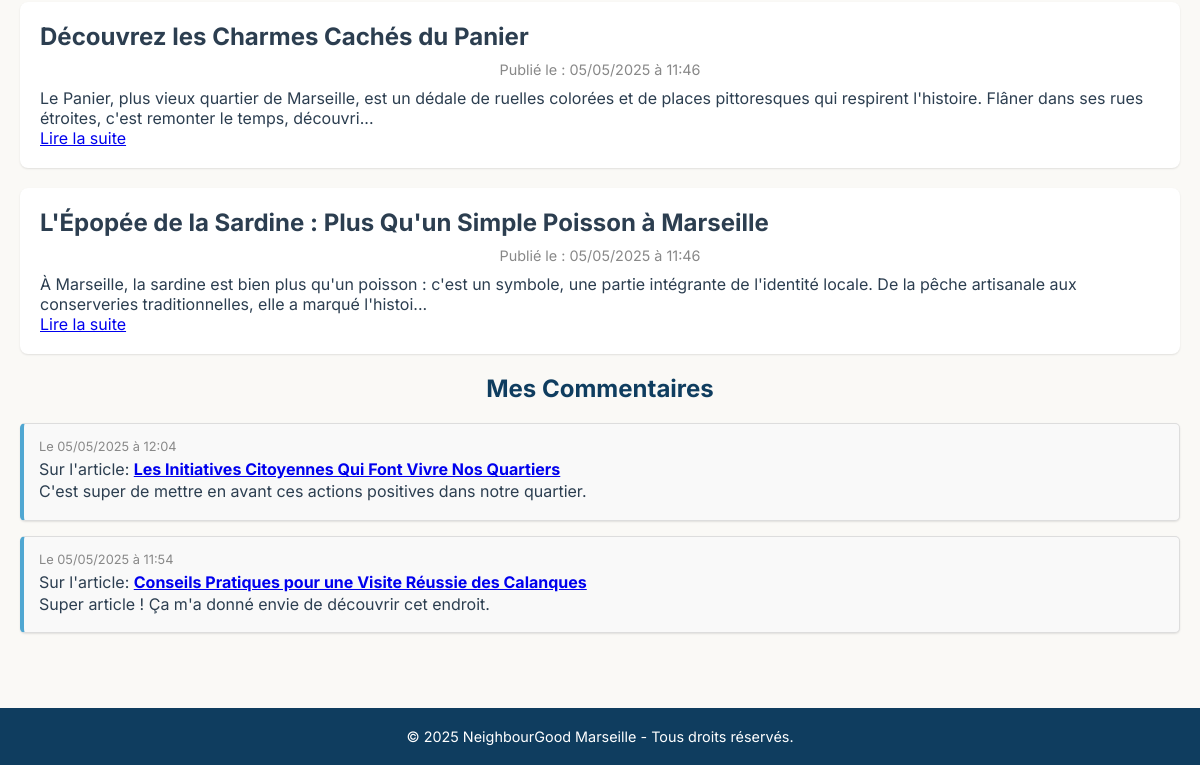
/ctrl/profile.php (signed in, lower part), run on an earlier commit of the app's database.
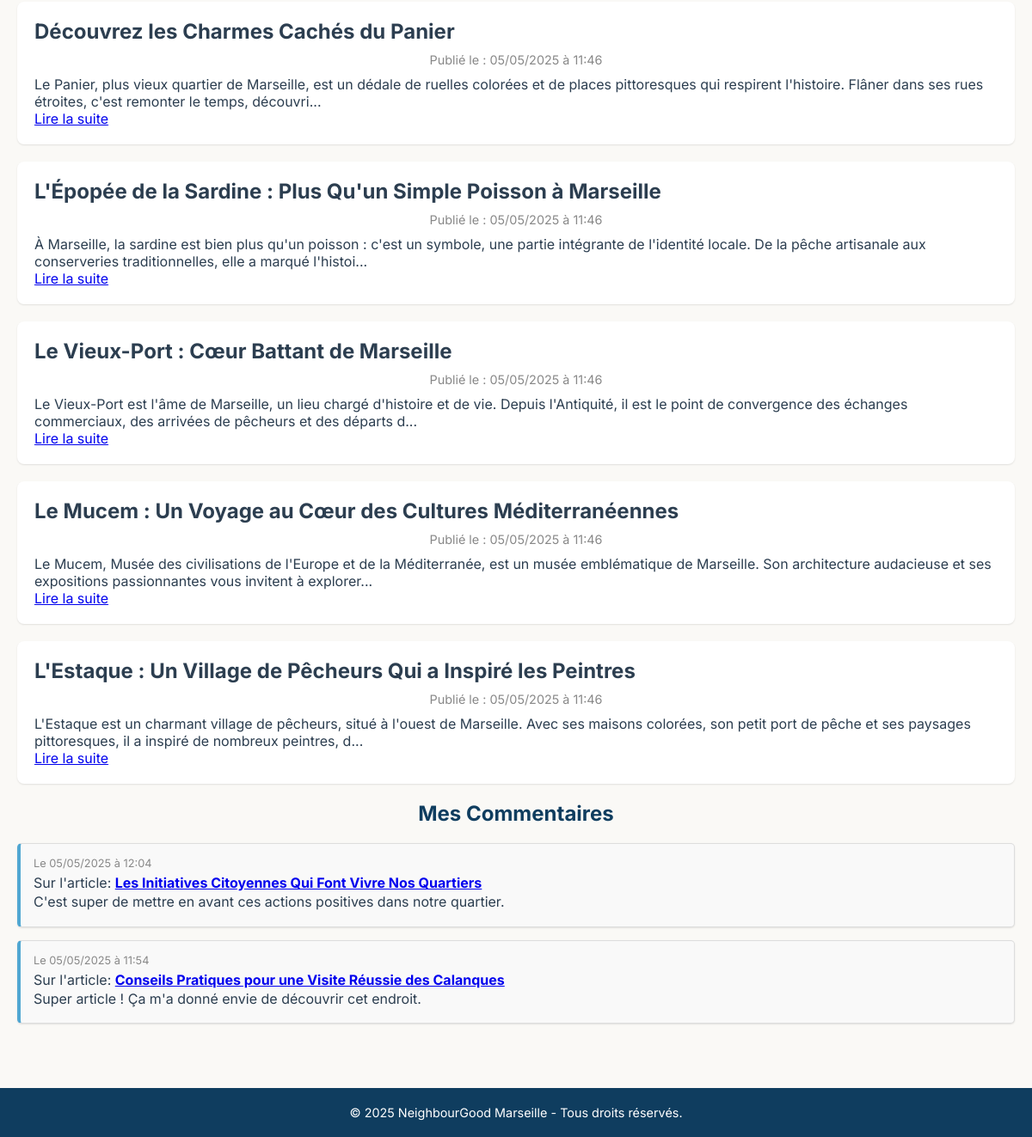
And on a later commit of the database.
### tables this page shows
CREATE TABLE article (
    id INT UNSIGNED AUTO_INCREMENT PRIMARY KEY
    ,title VARCHAR(255) NOT NULL COMMENT 'Titre'
    ,content TEXT NOT NULL COMMENT 'Contenu article'
    ,created_at TIMESTAMP DEFAULT CURRENT_TIMESTAMP
    ,published_at TIMESTAMP DEFAULT CURRENT_TIMESTAMP
    ,updated_at TIMESTAMP DEFAULT CURRENT_TIMESTAMP ON UPDATE CURRENT_TIMESTAMP
    ,account_id INT UNSIGNED NOT NULL COMMENT 'ID Auteur'
    ,category_id INT UNSIGNED DEFAULT NULL COMMENT 'ID Catégorie'
    ,is_published BOOLEAN DEFAULT FALSE
    ,FOREIGN KEY (account_id) REFERENCES account(id)
    ,FOREIGN KEY (category_id) REFERENCES category(id)
);

CREATE TABLE comment (
    id INT UNSIGNED AUTO_INCREMENT PRIMARY KEY
    ,article_id INT UNSIGNED NOT NULL 
    ,account_id INT UNSIGNED NOT NULL 
    ,content TEXT NOT NULL
    ,created_at TIMESTAMP DEFAULT CURRENT_TIMESTAMP
    ,updated_at TIMESTAMP DEFAULT CURRENT_TIMESTAMP ON UPDATE CURRENT_TIMESTAMP
    ,is_approved BOOLEAN DEFAULT TRUE
);

### ctrl/profile.php (called while the page is built, shortened)
<?php
require_once $_SERVER['DOCUMENT_ROOT'] . '/ctrl/_core/ctrl.php';
require_once $_SERVER['DOCUMENT_ROOT'] . '/model/lib/blog.php';
class Profile extends Ctrl
{
    public function getPageTitle(): ?string
    {
        return 'Profil';
    }
    public function do(): void
    {
        $id = $_SESSION['user']['id'];
        $articlesByAccount = LibBlog::listArticleByAccount($id);
        $commentsByAccount = LibBlog::listCommentByAccount($id);
    }
}
$ctrl = new Profile();
$ctrl->execute();

### model/lib/db.php (called while the page is built, shortened)
<?php
class Lib
{
    public static function connect(): PDO
    {
        $db = parse_ini_file($_SERVER['DOCUMENT_ROOT'] . '/cfg/db.ini');
        $dsn = 'mysql:host=' . $db['host'] . ';port=' . $db['port'] . ';dbname=' . $db['name'];
        $pdo = new PDO($dsn, $db['user'], $db['password']);
        return $pdo;
    }
}

### model/lib/blog.php (called while the page is built, shortened)
<?php
require_once $_SERVER['DOCUMENT_ROOT'] . '/model/lib/db.php';
class blog
{
    public static function listArticleByAccount($id): array
    {
        $query = 'SELECT article.id, article.title, article.content, article.created_at, article.published_at, article.updated_at, article.account_id, article.category_id, article.is_published';
        $query .= ' FROM article JOIN account ON article.account_id = account.id';
        $query .= ' WHERE account_id = :id  ORDER BY created_at DESC;';
        $statement = LibDb::connect()->prepare($query);
        $statement->bindParam(':id', $id);
        $statement->execute();
        $listArticleByAccount = $statement->fetchAll(PDO::FETCH_ASSOC);
        return $listArticleByAccount;
    }
    public static function listCommentByAccount($id): array
    {
        $query = 'SELECT comment.id, comment.article_id, comment.account_id, comment.content, comment.created_at, comment.updated_at, comment.is_approved FROM comment';
        $query .= ' JOIN account ON comment.account_id = account.id';
        $query .= ' WHERE account_id = :id  ORDER BY created_at DESC;';
        $statement = LibDb::connect()->prepare($query);
        $statement->bindParam(':id', $id);
        $statement->execute();
        $listCommentByAccount = $statement->fetchAll(PDO::FETCH_ASSOC);
        return $listCommentByAccount;
    }
}

### view/profile.php (the view, shortened to what this page needs)
<main>
     <section>
        <?php if (!empty($args['articlesByAccount'])): ?>
            <ul class="article-list">
                <?php foreach ($args['articlesByAccount'] as $article): ?>
                    <li class="article-item">
                        <h3><a href="/ctrl/article-show.php?id=<?= $article['id'] ?>"><?= $article['title'] ?></a></h3>
                        <p class="publish-date">Publié le : <?= date('d/m/Y à H:i', strtotime($article['published_at'])) ?></p>
                        <p><?= substr(nl2br($article['content']), 0, 200) ?>...</p>
                        <p><a href="/ctrl/article-show.php?id=<?= $article['id'] ?>">Lire la suite</a></p>
                    </li>
                <?php endforeach; ?>
            </ul>
        <?php else: ?>
            <p>Vous n'avez pas encore publié d'articles.</p>
        <?php endif; ?>
    </section>
    <section>
        <h2>Mes Commentaires</h2>
        <?php if (!empty($args['commentsByAccount'])): ?>
            <ul class="comment-list">
                <?php foreach ($args['commentsByAccount'] as $comment): ?>
                    <li class="comment-item">
                        <p class="comment-date">Le <?= date('d/m/Y à H:i', strtotime($comment['created_at'])) ?></p>
                        <p>Sur l'article: <strong><a href="/ctrl/article-show.php?id=<?= $comment['article_id'] ?>"><?= ($comment['article_title']) ?></a></strong></p>
                        <p class="comment-content"><?= nl2br($comment['content']) ?></p>
                    </li>
                <?php endforeach; ?>
            </ul>
        <?php else: ?>
            <p>Vous n'avez pas encore publié de commentaires.</p>
        <?php endif; ?>
    </section>
</main>

What changed in the data, as far as the page shows it:
added article: title "Le Vieux-Port : Cœur Battant de Marseille", published_at "05/05/2025 à 11:46", content "Le Vieux-Port est l'âme de Marseille, un lieu chargé d'histoire et de vie. Depuis l'Antiquité, il est le point de convergence des échanges commerciaux, des arrivées de pêcheurs et des départs d"
added article: title "Le Mucem : Un Voyage au Cœur des Cultures Méditerranéennes", published_at "05/05/2025 à 11:46", content "Le Mucem, Musée des civilisations de l'Europe et de la Méditerranée, est un musée emblématique de Marseille. Son architecture audacieuse et ses expositions passionnantes vous invitent à explorer"
added article: title "L'Estaque : Un Village de Pêcheurs Qui a Inspiré les Peintres", published_at "05/05/2025 à 11:46", content "L'Estaque est un charmant village de pêcheurs, situé à l'ouest de Marseille. Avec ses maisons colorées, son petit port de pêche et ses paysages pittoresques, il a inspiré de nombreux peintres, d"
